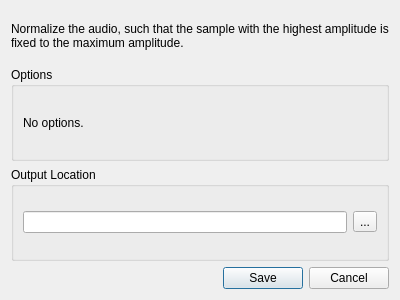
<?xml version="1.0" encoding="UTF-8"?>
<ui version="4.0">
 <class>NormalizationDialog</class>
 <widget class="QDialog" name="NormalizationDialog">
  <property name="windowModality">
   <enum>Qt::ApplicationModal</enum>
  </property>
  <property name="geometry">
   <rect>
    <x>0</x>
    <y>0</y>
    <width>400</width>
    <height>300</height>
   </rect>
  </property>
  <property name="sizePolicy">
   <sizepolicy hsizetype="Fixed" vsizetype="Fixed">
    <horstretch>0</horstretch>
    <verstretch>0</verstretch>
   </sizepolicy>
  </property>
  <property name="minimumSize">
   <size>
    <width>400</width>
    <height>300</height>
   </size>
  </property>
  <property name="windowTitle">
   <string>Processor: Normalization</string>
  </property>
  <layout class="QVBoxLayout" name="verticalLayout_3">
   <item>
    <widget class="QLabel" name="description">
     <property name="maximumSize">
      <size>
       <width>16777215</width>
       <height>50</height>
      </size>
     </property>
     <property name="text">
      <string>Normalize the audio, such that the sample with the highest amplitude is fixed to the maximum amplitude.</string>
     </property>
     <property name="wordWrap">
      <bool>true</bool>
     </property>
    </widget>
   </item>
   <item>
    <widget class="QGroupBox" name="groupBox_2">
     <property name="title">
      <string>Options</string>
     </property>
     <layout class="QVBoxLayout" name="verticalLayout">
      <item>
       <layout class="QHBoxLayout" name="horizontalLayout_2">
        <item>
         <widget class="QLabel" name="label_2">
          <property name="text">
           <string>No options.</string>
          </property>
          <property name="alignment">
           <set>Qt::AlignLeading|Qt::AlignLeft|Qt::AlignVCenter</set>
          </property>
         </widget>
        </item>
       </layout>
      </item>
     </layout>
    </widget>
   </item>
   <item>
    <widget class="QGroupBox" name="groupBox">
     <property name="title">
      <string>Output Location</string>
     </property>
     <layout class="QVBoxLayout" name="verticalLayout_2">
      <item>
       <layout class="QHBoxLayout" name="horizontalLayout">
        <item>
         <widget class="QLineEdit" name="outputPath"/>
        </item>
        <item>
         <widget class="QToolButton" name="pathDialogButton">
          <property name="text">
           <string>...</string>
          </property>
          <property name="icon">
           <iconset resource="../resources/resources.qrc">
            <normaloff>:/images/OneDrive_Folder_Icon.svg.png</normaloff>:/images/OneDrive_Folder_Icon.svg.png</iconset>
          </property>
         </widget>
        </item>
       </layout>
      </item>
     </layout>
    </widget>
   </item>
   <item>
    <widget class="QDialogButtonBox" name="dialogButtons">
     <property name="orientation">
      <enum>Qt::Horizontal</enum>
     </property>
     <property name="standardButtons">
      <set>QDialogButtonBox::Cancel|QDialogButtonBox::Save</set>
     </property>
    </widget>
   </item>
  </layout>
 </widget>
 <resources>
  <include location="../resources/resources.qrc"/>
 </resources>
 <connections/>
</ui>
